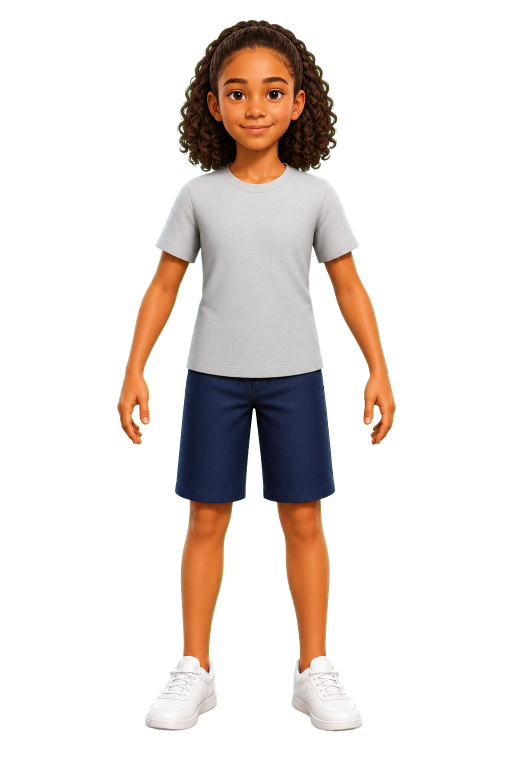
#> input picture assets/characters/female.png, 1024 x 1536 px (shown at 1/2 size); its folder holds 4 pictures in this run
$ python build_character_masks.py
#> lines starting #> are read from the running program, lines starting #| are printed output that depends on the picture; after the words box and inside, x2 and y2 are one past the last pixel; in counts of white or black regions, pixels touching at a corner belong together
from collections import deque
from pathlib import Path

import numpy as np
from PIL import Image, ImageFilter


ROOT = Path(__file__).resolve().parents[1]
ASSET_DIR = ROOT / "assets" / "characters"


def connected_components(candidate: np.ndarray) -> list[np.ndarray]:
    height, width = candidate.shape
    visited = np.zeros_like(candidate, dtype=bool)
    components: list[np.ndarray] = []

    for start_y, start_x in zip(*np.nonzero(candidate & ~visited)):
        if visited[start_y, start_x]:
            continue

        queue = deque([(start_y, start_x)])
        visited[start_y, start_x] = True
        pixels: list[tuple[int, int]] = []

        while queue:
            y, x = queue.popleft()
            pixels.append((y, x))
            for dy in (-1, 0, 1):
                for dx in (-1, 0, 1):
                    if dx == 0 and dy == 0:
                        continue
                    ny, nx = y + dy, x + dx
                    if (
                        0 <= ny < height
                        and 0 <= nx < width
                        and candidate[ny, nx]
                        and not visited[ny, nx]
                    ):
                        visited[ny, nx] = True
                        queue.append((ny, nx))

        component = np.zeros_like(candidate, dtype=bool)
        ys, xs = zip(*pixels)
        component[np.array(ys), np.array(xs)] = True
        components.append(component)

    return sorted(components, key=np.count_nonzero, reverse=True)


def save_mask(mask: np.ndarray, source_alpha: np.ndarray, output: Path) -> None:
    alpha = Image.fromarray((mask * 255).astype(np.uint8), mode="L")
    alpha = alpha.filter(ImageFilter.GaussianBlur(0.65))
    alpha_array = np.asarray(alpha, dtype=np.uint8)
    alpha_array = np.minimum(alpha_array, source_alpha)
    rgba = np.full((*mask.shape, 4), 255, dtype=np.uint8)
    rgba[:, :, 3] = alpha_array
    Image.fromarray(rgba, mode="RGBA").save(output, optimize=True)


def build_masks(name: str) -> None:
#> called with name = 'female'
    image = Image.open(ASSET_DIR / f"{name}.png").convert("RGBA")
#> image is the input picture: PIL image 1024x1536 RGBA; mean R, G, B, A 36.4, 29.3, 25.8, 60.2
    pixels = np.asarray(image)
    rgb = pixels[:, :, :3].astype(np.int16)
    source_alpha = pixels[:, :, 3]
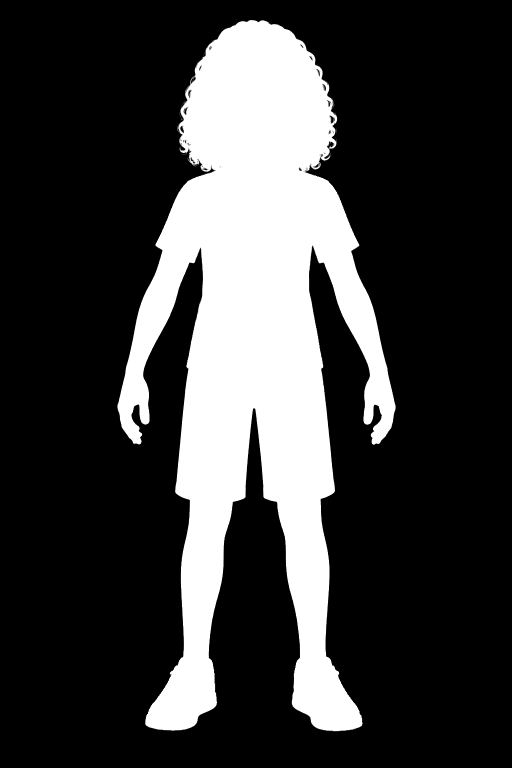
#> source_alpha: shape (1536, 1024) (shown at 1/2 size); min 0, max 255, mean 60.2
    height, width = source_alpha.shape
#> height = 1536; width = 1024

    maximum = rgb.max(axis=2)
    minimum = rgb.min(axis=2)
    chroma = maximum - minimum
    luminance = rgb.mean(axis=2)
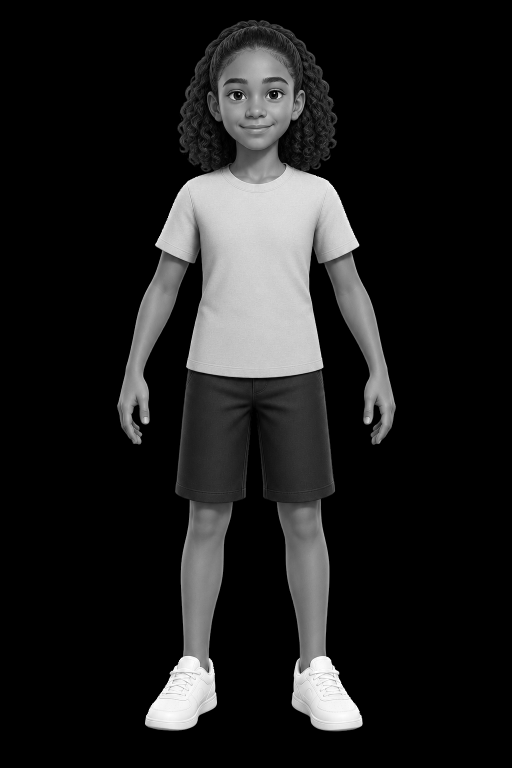
#> luminance: shape (1536, 1024) float64 (shown at 1/2 size); min 0, max 255, mean 30.5

    shirt_region = np.zeros((height, width), dtype=bool)
    shirt_region[int(height * 0.18) : int(height * 0.53), int(width * 0.2) : int(width * 0.8)] = True
    shirt_candidate = (
        shirt_region
        & (source_alpha > 12)
        & (chroma < 48)
        & (luminance > 112)
    )
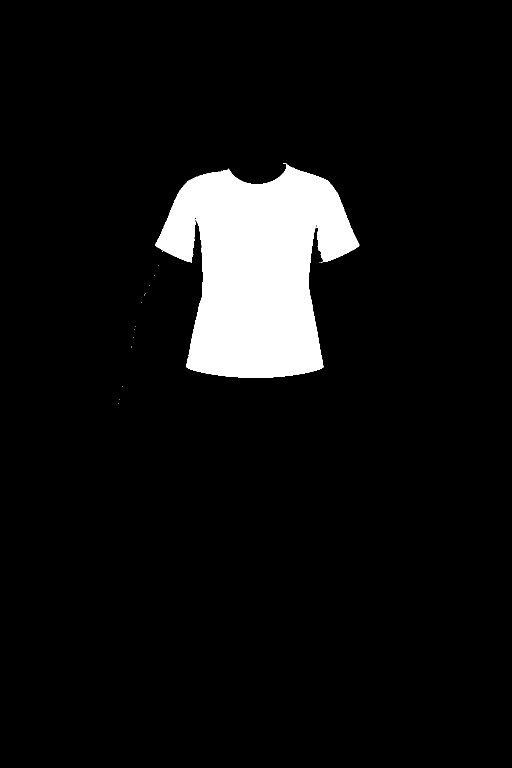
#> shirt_candidate: shape (1536, 1024) bool (shown at 1/2 size); 7.1% white; 19 white regions (18 under 20 px), largest, box (x1, y1, x2, y2) and area: (310, 326, 719, 756) 111450
    shirt_components = connected_components(shirt_candidate)
#> the loop in connected_components, `for start_y, start_x in zip(*np.nonzero(candidate & ~visited)):` made 111475 passes
#> (start_y, start_x) on passes 1 to 3: (326, 566), (326, 567), (326, 568)
#> after the loop in connected_components, `for start_y, start_x in zip(*np.nonzero(candidate & ~visited)):`:
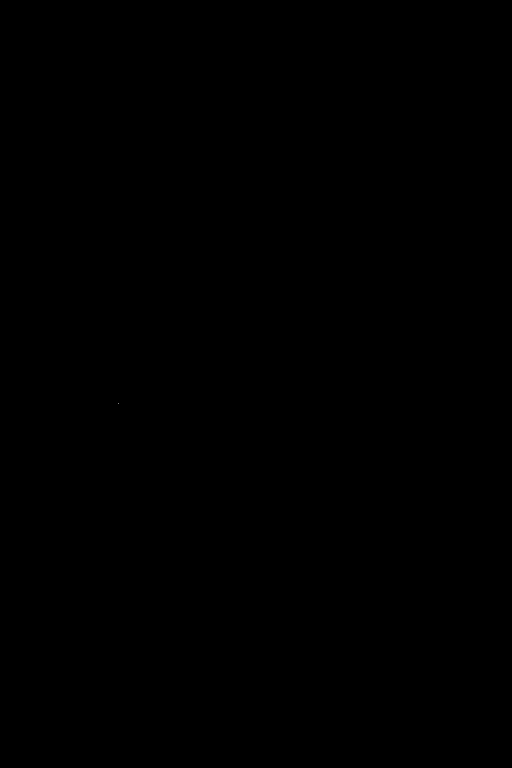
#> component: shape (1536, 1024) bool (shown at 1/2 size); 0% white in thin lines or dots, all inside (x1, y1, x2, y2) = (236, 806, 237, 807)
#> after the loop in connected_components, `for start_y, start_x in zip(*np.nonzero(candidate & ~visited)):`: components = 19 items
#> shirt_components = 19 items
    shirt_mask = shirt_components[0] if shirt_components else shirt_candidate

    shoe_region = np.zeros((height, width), dtype=bool)
    shoe_region[int(height * 0.78) : int(height * 0.98), int(width * 0.18) : int(width * 0.82)] = True
    shoe_candidate = (
        shoe_region
        & (source_alpha > 12)
        & (chroma < 58)
        & (luminance > 138)
    )
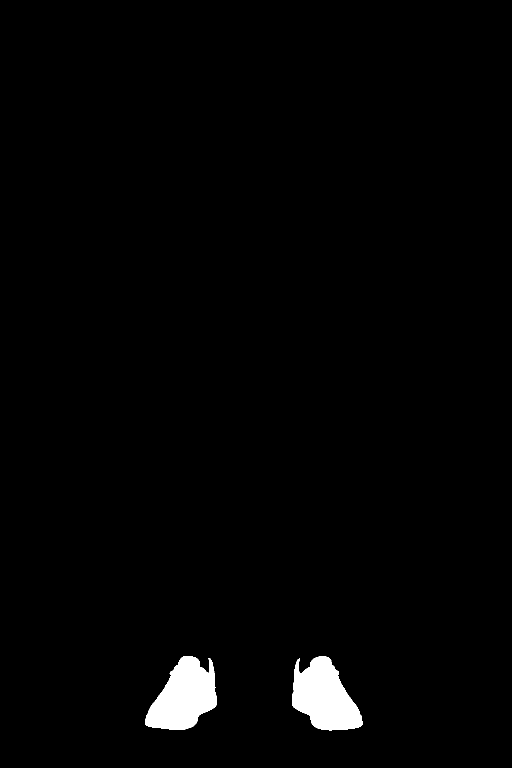
#> shoe_candidate: shape (1536, 1024) bool (shown at 1/2 size); 1.7% white; 2 white regions, box (x1, y1, x2, y2) and area: (290, 1312, 434, 1460) 13717, (584, 1312, 725, 1461) 13659
    shoe_components = connected_components(shoe_candidate)
#> the loop in connected_components (call 2), `for start_y, start_x in zip(*np.nonzero(candidate & ~visited)):` made 27376 passes
#> (start_y, start_x) on passes 1 to 3: (1312, 369), (1312, 370), (1312, 371)
#> after the loop in connected_components (call 2), `for start_y, start_x in zip(*np.nonzero(candidate & ~visited)):`:
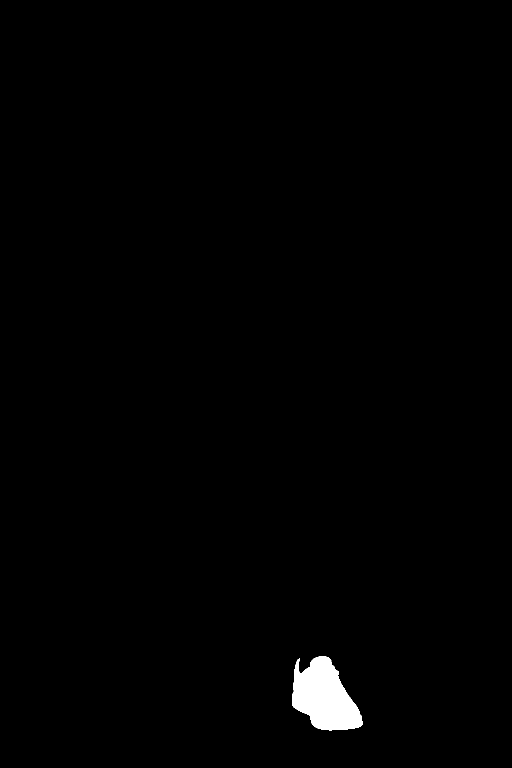
#> component: shape (1536, 1024) bool (shown at 1/2 size); 0.87% white; 1 white region, box (x1, y1, x2, y2) and area: (584, 1312, 725, 1461) 13659
#> after the loop in connected_components (call 2), `for start_y, start_x in zip(*np.nonzero(candidate & ~visited)):`: components = 2 items
#> shoe_components = 2 items
    shoe_mask = np.zeros_like(shoe_candidate)
    for component in shoe_components[:2]:
        shoe_mask |= component
#> this loop made 2 passes
#> pass 1, in build_masks, `shoe_mask |= component`:
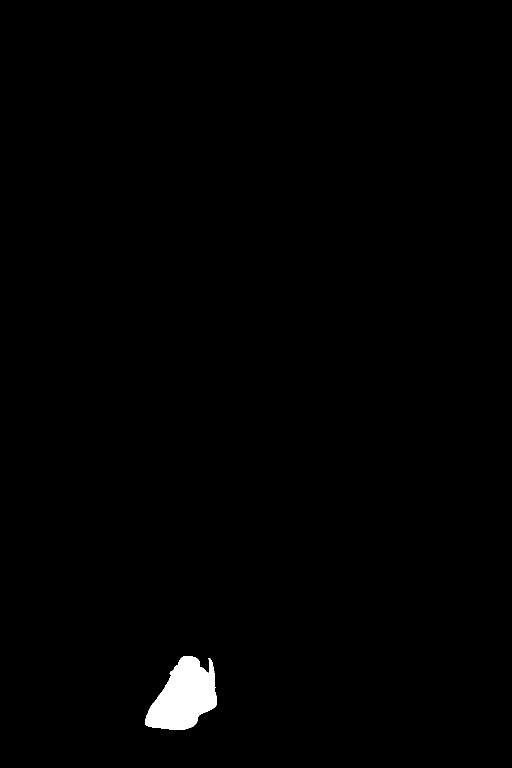
#> shoe_mask: shape (1536, 1024) bool (shown at 1/2 size); 0.87% white; 1 white region, box (x1, y1, x2, y2) and area: (290, 1312, 434, 1460) 13717

    save_mask(shirt_mask, source_alpha, ASSET_DIR / f"{name}-shirt-mask.png")
    save_mask(shoe_mask, source_alpha, ASSET_DIR / f"{name}-shoe-mask.png")

    print(
        f"{name}: shirt={np.count_nonzero(shirt_mask)} px, "
        f"shoes={np.count_nonzero(shoe_mask)} px"
    )
#| female: shirt=111450 px, shoes=27376 px


for character_name in ("female", "male"):
#> (the run stopped early here; a loop or call above may not have finished)
